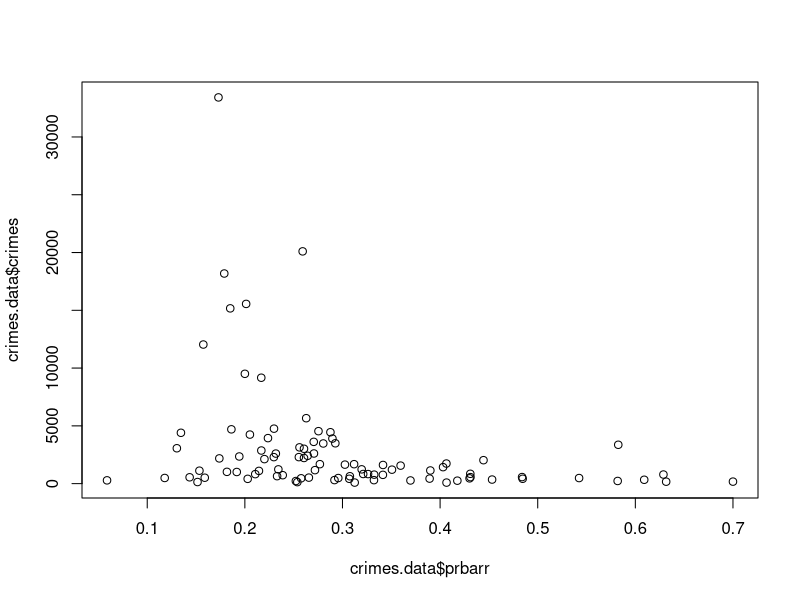
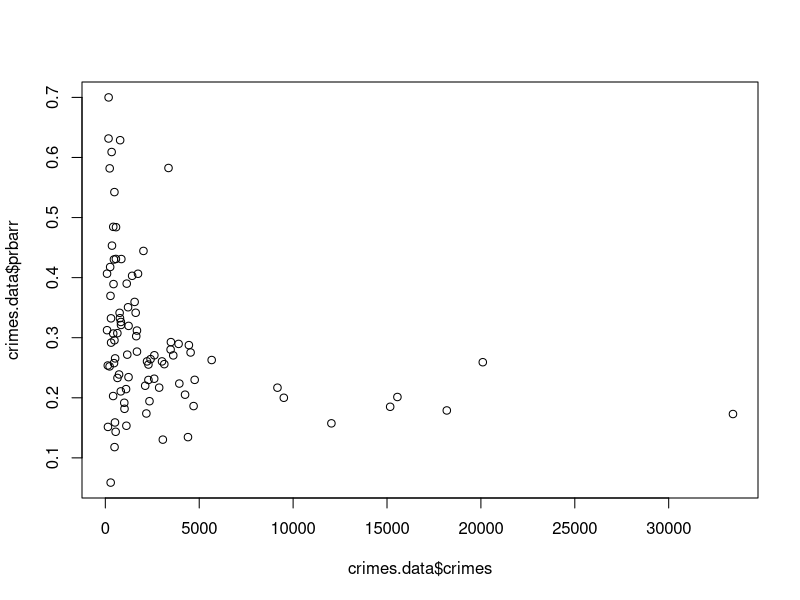
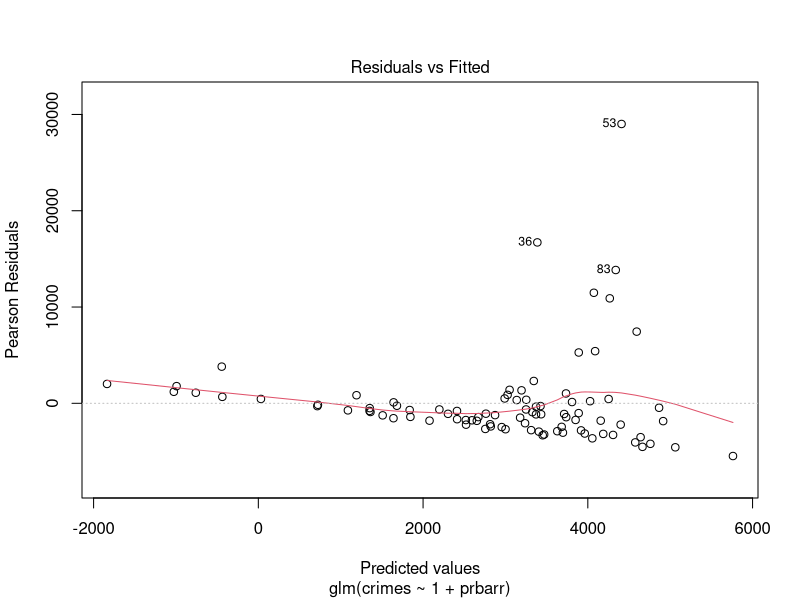
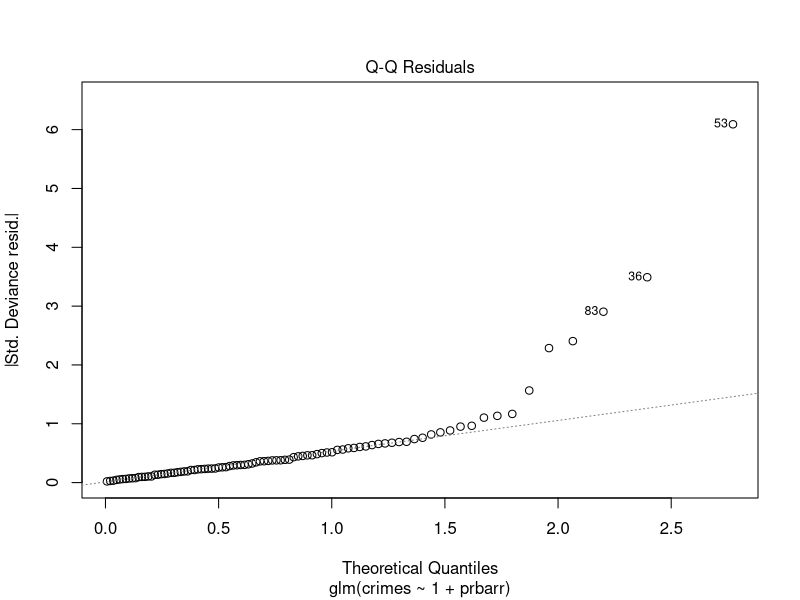
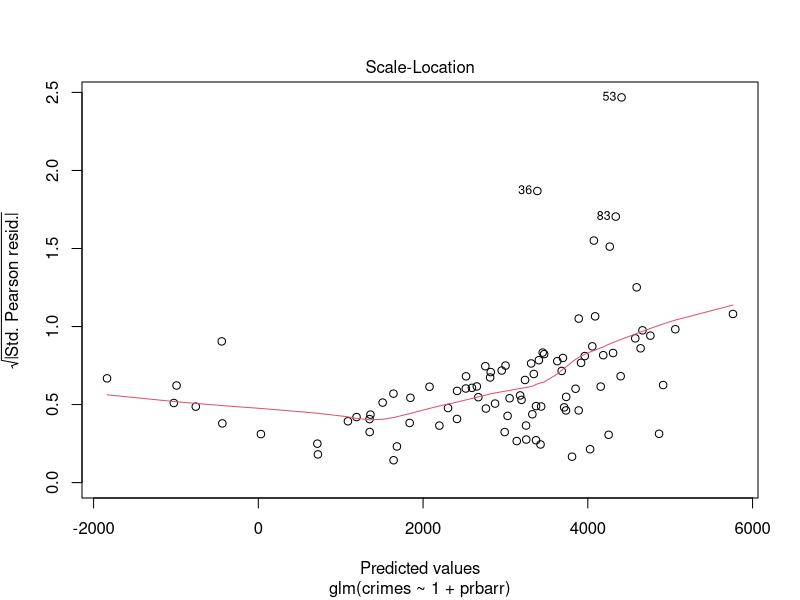
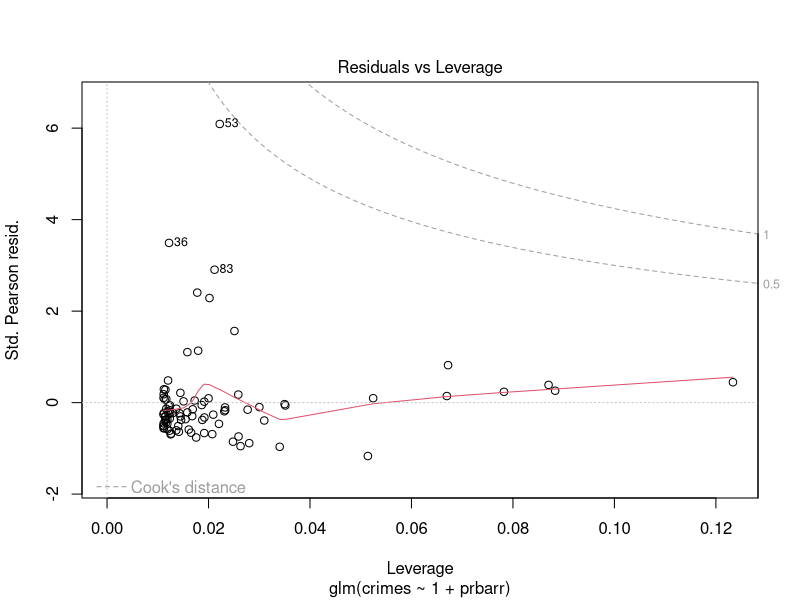
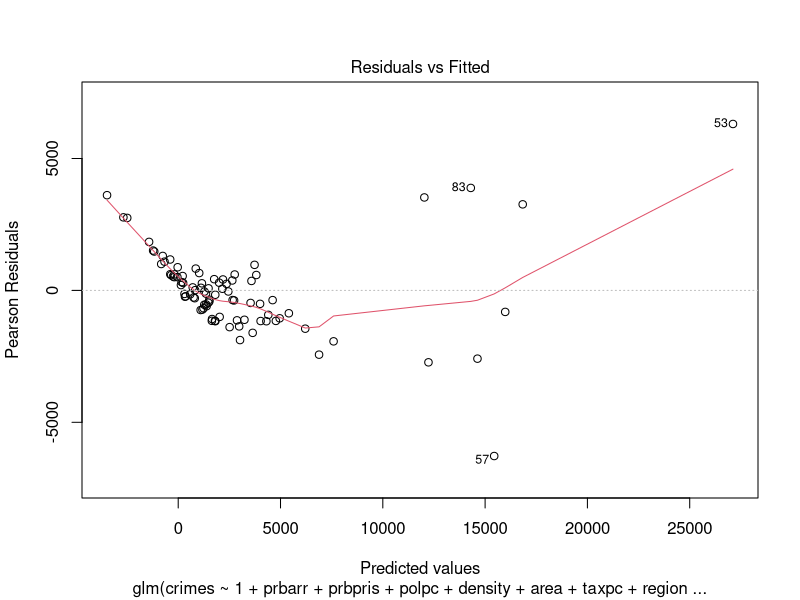
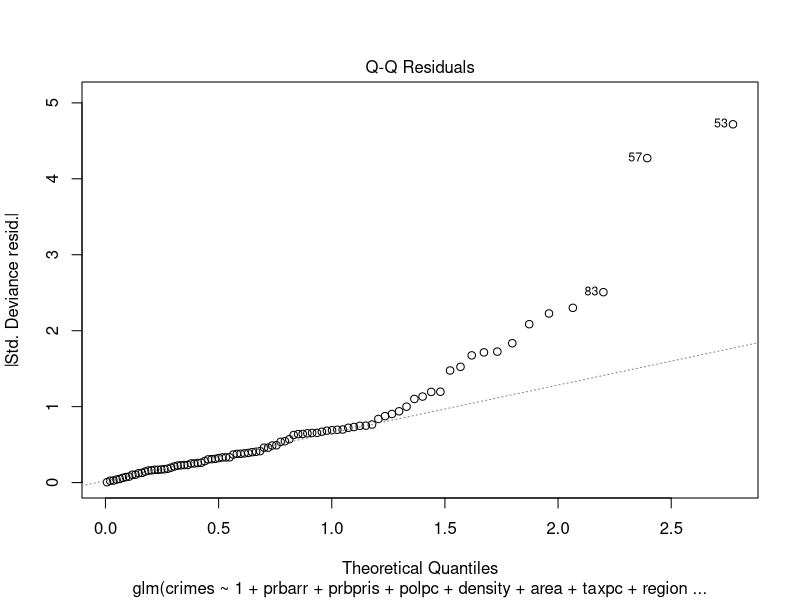

These figures' R source, in order: (Note: this script raises an error after producing the figures.)
setwd(dir = "~/Dokumente/Master/3. Fachsemester/statistische Verfahren/WS 17⁄18/projekt/crimes/")
crimes.data <- read.csv("crimes.csv")
head(crimes.data)
plot(crimes.data$crimes~crimes.data$prbarr)
plot(crimes.data$crimes, crimes.data$prbarr)

cpa <- crimes.data$crimes/crimes.data$area # crimes per area

m0 <- glm(crimes~1+prbarr, data = crimes.data)
plot(m0)

mAll <- glm(crimes~1+prbarr+prbpris+polpc+density+area+taxpc+region+pctmin+pctymale+wcon+wsta+wser+wtrd+wfir, data = crimes.data)
plot(mAll)

anova(m0, mAll, test = "LRT")
AIC(m0, mAll)

m1 <- glm(crimes~1+prbarr:prbpris, data = crimes.data)
plot(m1)
AIC(m0, mAll, m1)

mAll2 <- glm(crimes~(1+prbarr+prbpris+polpc+density+area+taxpc+region+pctmin+pctymale+wcon+wsta+wser+wtrd+wfir)^2, data = crimes.data)
add1(m1, scope = ~(1+prbarr+prbpris+polpc+density+area+taxpc)^2)

m2 <- glm(crimes~(1+prbarr+prbpris)^2, data = crimes.data)
add1(m2, prbarr)
AIC(m0, mAll, mAll2, m1, m2)
BIC(m0, mAll, mAll2, m1, m2)
?AIC

mTrade <- glm(crimes~(1+wsta+wser+wtrd+wfir)^2, data = crimes.data)
AIC(m0, mAll, mAll2, m1, m2, mTrade)
plot(mTrade, which = 1)

plot(crimes.data$crimes, crimes.data$prbarr)
plot(crimes.data$crimes, crimes.data$prbpris)

mArrest <- glm(crimes~(1+prbarr), data = crimes.data)
plot(mArrest, which = 1)
AIC(m0, mAll, mAll2, m1, m2, mTrade, mArrest)
add1(mArrest, scope = ~(1+crimes.data$prbarr))

maxY <- max(crimes.data$crimes)
maxY
normY <- crimes.data$crimes/maxY
normY
plot(normY, crimes.data$prbarr)
mArrestNorm <- glm(normY~(1+prbarr), data = crimes.data)
AIC(m0, mAll, mAll2, m1, m2, mTrade, mArrest, mArrestNorm)

mArea <- glm(crimes~1+area, data = crimes.data)
plot(mArea, which = 1)
AIC(m0, mAll, mAll2, m1, m2, mTrade, mArrest, mArrestNorm, mArea)
plot(crimes.data$crimes, crimes.data$area)
# wtf: the smaller the area the more crimes?

plot(crimes.data$crimes, crimes.data$density)
mDensity <- glm(crimes~1+density, data = crimes.data)
plot(mDensity, which = 1)
AIC(m0, mAll, mAll2, m1, m2, mTrade, mArrest, mArrestNorm, mArea, mDensity)

m3 <- glm(crimes~1+area+density+area:density, data = crimes.data)
AIC(m0, mAll, mAll2, m1, m2, mTrade, mArrest, mArrestNorm, mArea, mDensity, m3)
# crimes~1+area+density+area:density => 1549
# cpa~1+area:density => 581
# cpa~1+area+density+area:density => 426. bis jetzt beste!
plot(m3, which = 1)
coef(m3)
?coef


m3Wcon <- glm(crimes~1+area+density+area:density+wcon, data = crimes.data)
AIC(m0, mAll, mAll2, m1, m2, mTrade, mArrest, mArrestNorm, mArea, mDensity, m3, m3Wcon)

m3Wsta <- glm(crimes~1+area+density+area:density+wsta, data = crimes.data)
AIC(m0, mAll, mAll2, m1, m2, mTrade, mArrest, mArrestNorm, mArea, mDensity, m3, m3Wsta)

m3Wser <- glm(crimes~1+area+density+area:density+wser, data = crimes.data)
AIC(m0, mAll, mAll2, m1, m2, mTrade, mArrest, mArrestNorm, mArea, mDensity, m3, m3Wser)
# klein wenig besser

m3Wtrd <- glm(crimes~1+area+density+area:density+wtrd, data = crimes.data)
AIC(m0, mAll, mAll2, m1, m2, mTrade, mArrest, mArrestNorm, mArea, mDensity, m3, m3Wtrd)

m3Wfir <- glm(crimes~1+area+density+area:density+wfir, data = crimes.data)
AIC(m0, mAll, mAll2, m1, m2, mTrade, mArrest, mArrestNorm, mArea, mDensity, m3, m3Wfir)

crimes.data.west <- crimes.data[crimes.data$region == "west", ]
crimes.data.central <- crimes.data[crimes.data$region == "central", ]
crimes.data.other <- crimes.data[crimes.data$region == "other", ]

plot(crimes.data$crimes, crimes.data$area)
plot(crimes.data$crimes, crimes.data$region)

m4 <- glm(normY~(1+prbarr+region), data = crimes.data)
AIC(m0, mAll, mAll2, m1, m2, mTrade, mArrest, mArrestNorm, mArea, mDensity, m3, m3Wfir, m4)
